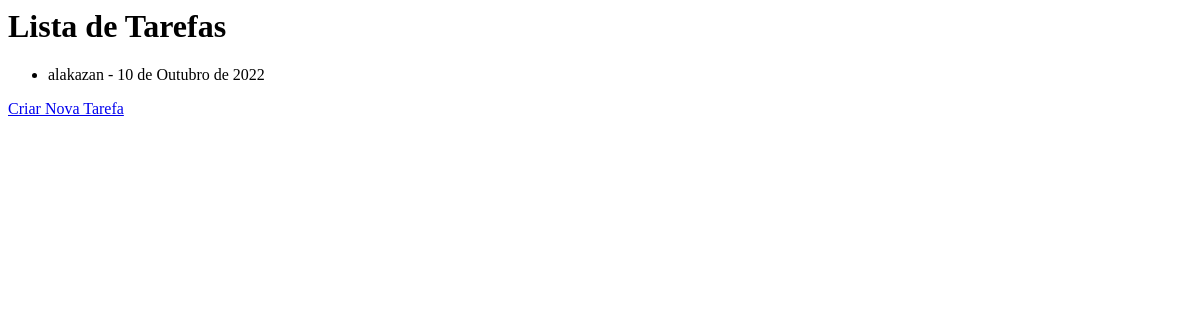
Before: / with the older database file.
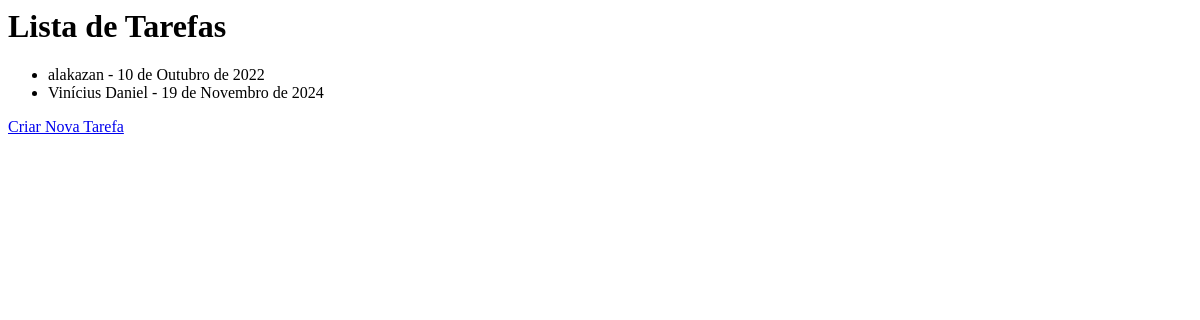
After: the same page with the newer database file.
### todos/models.py (models this page shows)
class Todo(models.Model):
    title = models.CharField(max_length=100, null=False, blank=False)
    created_at = models.DateField(auto_now_add=True, null=False, blank=False)
    deadline = models.DateField(null=False, blank=False)
    finished_at = models.DateField(null=True, blank=True)

### todos/views.py (the view)
# urls.py: path('', TodoListView.as_view(), name='todo_list'),
class TodoListView(ListView):
    model = Todo

### todos/templates/todos/todo_list.html
<h1>Lista de Tarefas</h1>
    <ul>
    {% for todo in todo_list %}
    <li>{{ todo.title }} - {{ todo.deadline }}</li>
    {% endfor %}
    </ul>
<a href="{% url 'todo_create' %}">Criar Nova Tarefa</a>

Changed rows visible on the page:
added Todo: title "Vinícius Daniel", deadline "19 de Novembro de 2024"
